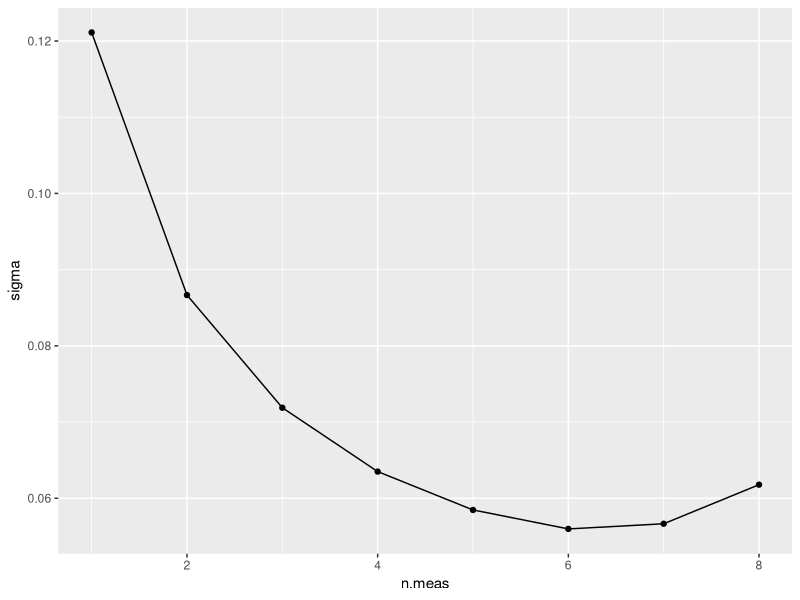
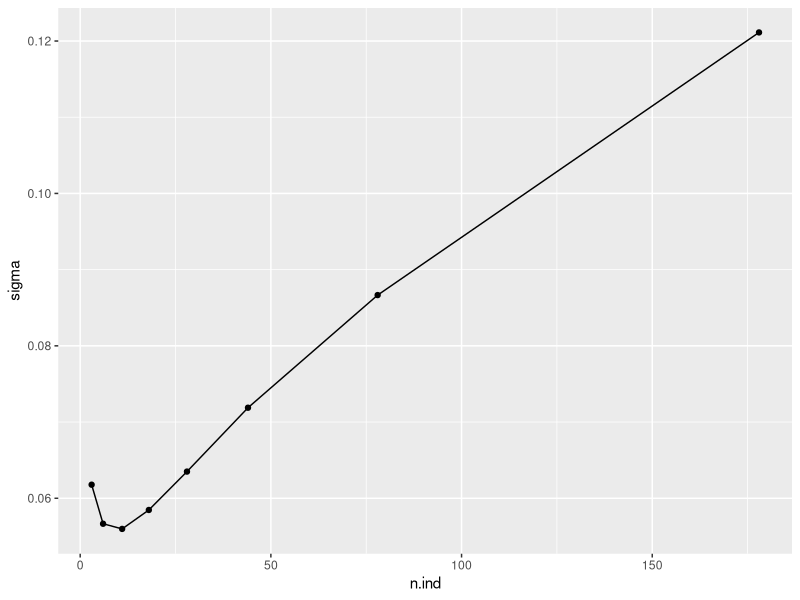
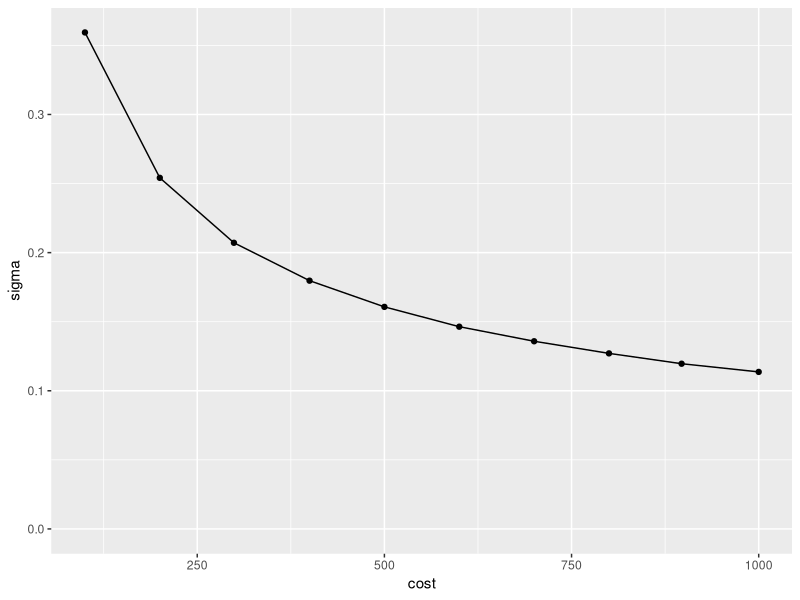
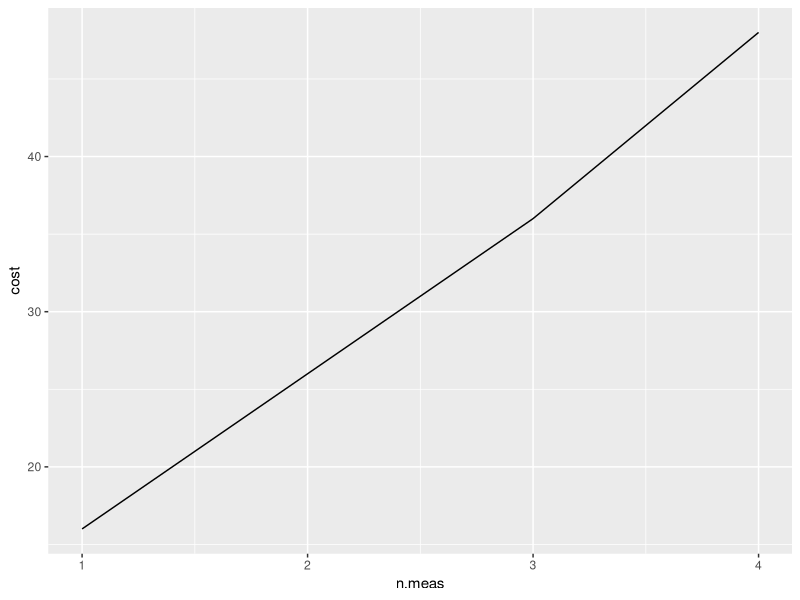

The R script that drew these images, in order:
## Optimal sampling
library(tidyverse)

# For a given setup returns the cost and sigma
CostSigma <- function(sigma.ind, sigma.meas,
                       n.ind, n.meas,
                       cost.ind, cost.meas){

  cost <- n.meas * n.ind * cost.ind + n.meas * cost.meas

  sigma <- sqrt(sigma.meas^2 / n.meas + sigma.ind^2 / (n.ind * n.meas))

  data.frame(sigma = sigma, cost = cost)

}


CostSigma(sigma.ind = 0.25, sigma.meas = 0.12,
          n.ind = 25, n.meas = 4,
          cost.ind = 1, cost.meas = 10)


####

# For a given total cost returns the possible n.ind, n.meas and sigmas

NMeas <- function(cost, n.ind,
                  cost.ind, cost.meas){
  n.meas <- cost / (cost.ind  * n.ind + cost.meas)
  n.meas[n.meas < 1] <- NA
  n.meas

}

NInd <- function(cost, n.meas,
                 cost.ind, cost.meas){
  n.ind <- -(cost.meas * n.meas - cost) / (cost.ind * n.meas)
  n.ind[n.ind < 1] <- NA
  n.ind
}


GetSetupSigma <- function(cost,
                          sigma.ind, sigma.meas,
                          cost.ind, cost.meas,
                          return = c("best", "all")){

  max.n.meas <- floor((cost - cost.ind) / cost.meas)
  max.n.ind <- floor((cost - cost.meas) / cost.ind)

  if ((max.n.ind >= 1 & max.n.meas >= 1) == FALSE){
    warning(paste0("cost = ", cost, " is not enough for a single measurement."))
    out <- data.frame(n.ind=NA, n.meas=NA, sigma = NA, cost = NA)
    return(out)
  }

  if (cost.meas >= cost.ind){
    n.meas <- 1:max.n.meas
    n.ind <- floor(-(cost.meas * n.meas - cost) / (cost.ind * n.meas))
    n.meas <- n.meas[n.ind >= 1]
    n.ind <- n.ind[n.ind >= 1]

  } else if (cost.meas < cost.ind){
    n.ind <- 1:max.n.ind
    n.meas <- floor(cost / (cost.ind  * n.ind + cost.meas))
    n.ind <- n.ind[n.meas >= 1]
    n.meas <- n.meas[n.meas >= 1]
  }

  n.ind <- n.ind[n.ind >= 1]
  n.meas <- n.meas[n.meas >= 1]

  cost <- n.meas * n.ind * cost.ind + n.meas * cost.meas

  sigma <- sqrt(sigma.meas^2 / n.meas + sigma.ind^2 / (n.ind * n.meas))

  df <- data.frame(n.ind=n.ind, n.meas=n.meas, sigma = sigma, cost = cost)

  return <- match.arg(return)

  if (return == "all"){
    out <- df
  } else if (return == "best"){
    out <- df[which.min(df$sigma),]
  }

  return(out)
}


df <- GetSetupSigma(cost = 100,
              sigma.ind = 0.22, sigma.meas = 0.12,
              cost.meas = 11, cost.ind = 0.5,
              return = "all")

GetSetupSigma(cost = 100,
              sigma.ind = 0.25, sigma.meas = 0.12,
              cost.meas = 11, cost.ind = 1,
              return = "best")

GetSetupSigma(cost = 10,
              sigma.ind = 2, sigma.meas = 0.5,
              cost.meas = 11, cost.ind = 0.5,
              return = "all")

df %>%
  ggplot(aes(x = n.meas, y = sigma)) +
  geom_point() +
  geom_line()

df %>%
  ggplot(aes(x = n.ind, y = sigma)) +
  geom_point() +
  geom_line()


####

# Cost and sigma

df <- tibble(max.cost = seq(100, 1000, 100)) %>%
  group_by(max.cost) %>%
  do({
    GetSetupSigma(cost = .$max.cost,
                  sigma.ind = 2, sigma.meas = 0.5,
                  cost.meas = 10, cost.ind = 1,
                  return = "best")
  })


df %>%
  ggplot(aes(x = cost, y = sigma)) +
  geom_point() +
  geom_line() +
  expand_limits(y = 0)


###

GetSetupCost <- function(sigma,
                          sigma.ind, sigma.meas,
                          cost.ind, cost.meas,
                          return = c("best", "all")){

  max.n.meas <- floor((sigma.meas^2 + sigma.ind^2) / sigma^2)

  n.meas <- 1:max.n.meas
  n.ind <- ceiling(-sigma.ind^2/(sigma.meas^2-n.meas*sigma^2))

  n.meas <- n.meas[n.ind >= 1]
  n.ind <- n.ind[n.ind >= 1]

  cost <- n.meas * n.ind * cost.ind + n.meas * cost.meas
  sigma <- sqrt(sigma.meas^2 / n.meas + sigma.ind^2 / (n.ind * n.meas))

  df <- data.frame(n.ind=n.ind, n.meas=n.meas, sigma = sigma, cost = cost)

  return <- match.arg(return)

  if (return == "all"){
    out <- df
  } else if (return == "best"){
    out <- df[which.min(df$cost),]
  }

  return(out)
}

GetSetupCost(sigma = 1,
             sigma.ind = 2, sigma.meas = 0.5,
             cost.meas = 10, cost.ind = 1,
             return = "best")

df <- GetSetupCost(sigma = 1,
              sigma.ind = 2, sigma.meas = 0.5,
              cost.meas = 10, cost.ind = 1,
              return = "all") %>%
  tbl_df()

df %>%
  #filter(n.meas > 30) %>%
  ggplot(aes(x = n.meas, y = cost)) +
  geom_line() #+
  #scale_y_log10() +
  #scale_x_log10()
